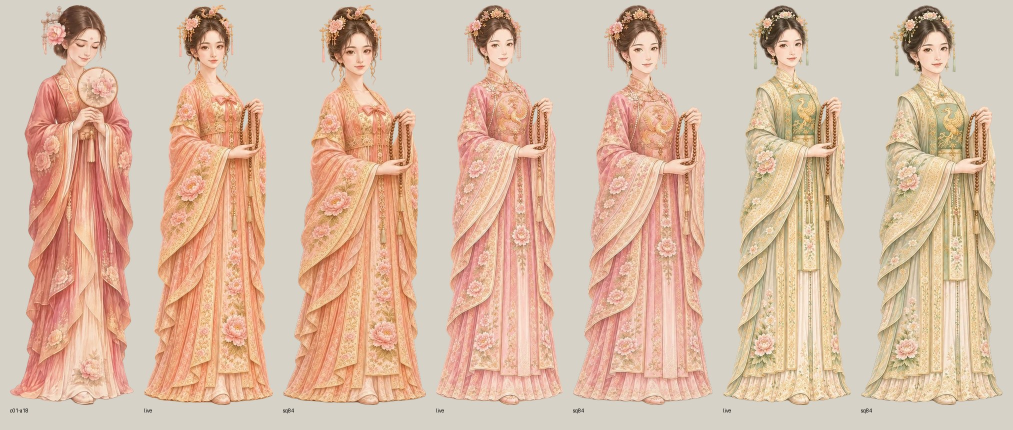
#> input picture dev/handover/reports/fig-proportion-redo/thaihau-a18-head-fix.jpg, 2025 x 860 px (shown at 1/2 size)
$ python face.py ../thaihau-a18-head-fix.jpg
#> lines starting #> are read from the running program, lines starting #| are printed output that depends on the picture
import cv2, numpy as np, sys
from PIL import Image
casc=cv2.CascadeClassifier(cv2.data.haarcascades+'haarcascade_frontalface_default.xml')
prof=cv2.CascadeClassifier(cv2.data.haarcascades+'haarcascade_profileface.xml')
def face(p):
#> called with p = '../thaihau-a18-head-fix.jpg'
    im=Image.open(p).convert('RGBA'); a=np.array(im)
    H=a.shape[0]; top=a[:int(H*0.3)]
#> after `H = a.shape[0]`: H = 860
#> after `top = a[:int(H * 0.3)]`:
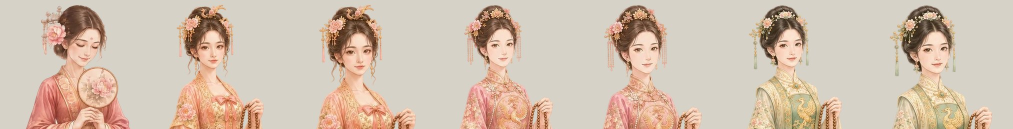
#> top: shape (258, 2025, 4) (shown at 1/2 size); mean R, G, B, A 210.1, 192.1, 175.2, 255
    bg=np.full(top.shape[:3],225,np.uint8); al=top[:,:,3:4]/255.
#> after `al = top[:, :, 3:4] / 255.0`: al: shape (258, 2025, 1) float64; every value is 1
    rgb=(top[:,:,:3]*al+bg[:,:,:3]*(1-al)).astype(np.uint8)
    g=cv2.cvtColor(rgb,cv2.COLOR_RGB2GRAY)
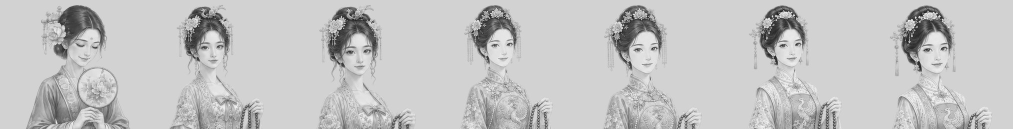
#> g: shape (258, 2025) (shown at 1/2 size); min 7, max 251, mean 195.6
    best=None
    for mn in (30,40,50):
        f=casc.detectMultiScale(g,1.05,3,minSize=(mn,mn))
        if len(f): best=max(f,key=lambda r:r[2]*r[3]); break
#> this loop made 1 pass
#> best on pass 1: [1249, 66, 86, 86]
    return best,H,a
def metrics(p):
    f,H,a=face(p)
#> f = [1249, 66, 86, 86]; H = 860
    al=a[:,:,3]>40; ys=np.where(al.any(1))[0]; y0,y1=ys[0],ys[-1]; FH=y1-y0+1
#> after `al = a[:, :, 3] > 40`: al: shape (860, 2025) bool; every value is 1
#> after `ys = np.where(al.any(1))[0]`: ys = 860 values from 0 to 859
#> after `y0, y1 = (ys[0], ys[-1])`: y0 = 0; y1 = 859
#> after `FH = y1 - y0 + 1`: FH = 860
    if f is None: return None
    x,y,w,h=f
#> x = 1249; y = 66; w = 86; h = 86
    # shoulder width: max width in rows between chin+0.02H and chin+0.12H
    chin=y+h
#> chin = 152
    ws=[]
    for yy in range(int(chin+0.02*FH),int(chin+0.12*FH)):
        xs=np.where(al[yy])[0]; ws.append(xs[-1]-xs[0]+1 if len(xs) else 0)
#> after the loop, ws = 86 values from 2025 to 2025
    sh=max(ws)
#> sh = 2025
    return dict(FH=FH,face_h=h/FH,face_w=w/FH,chin=(chin-y0)/FH,shoulder=sh/FH,fw_sh=w/sh,w_h=al.any(0).sum()/FH)
if __name__=='__main__':
    for p in sys.argv[1:]:
        m=metrics(p); print(p.split('/')[-1], {k:round(v,3) for k,v in m.items()} if m else None)
#> after `m = metrics(p)`: m = {'FH': 860, 'face_h': 0.1, 'face_w': 0.1, 'chin': 0.177, 'shoulder': 2.35, 'fw_sh': 0.0425, 'w_h': 2.35}
